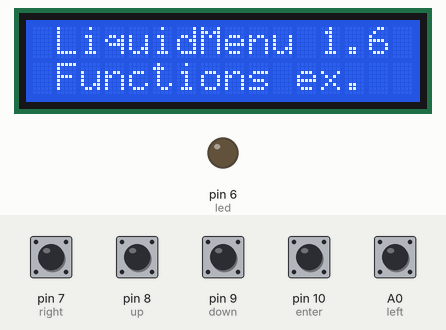
This sketch was run on a simulated Arduino Uno, built with avr-gcc and run on an emulated ATmega328P. On the bench: 16×2 character LCD, output pins drawn as LEDs (lit = HIGH). Inputs (shaded band) come from the test bench; at power-on: A0 (left), pin 7 (right), pin 8 (up), pin 9 (down), pin 10 (enter) HIGH.

Above: at 1.3 s.
1.4 s: pin 7 (right) pulled LOW for 0.15 s
At 2.6 s:
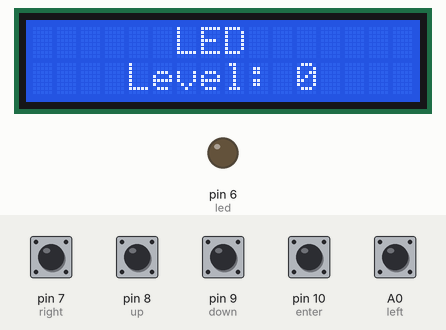
3.0 s: pin 10 (enter) pulled LOW for 0.15 s
At 4.0 s:
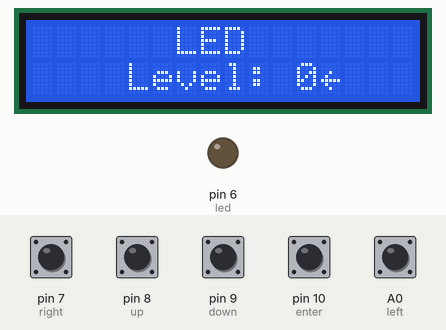
4.6 s: pin 7 (right) pulled LOW for 1 s
At 5.6 s:
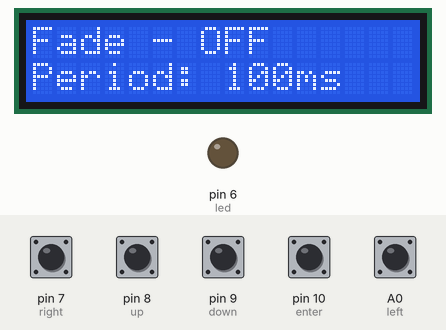
7.1 s: pin 10 (enter) pulled LOW for 1 s
At 7.6 s:
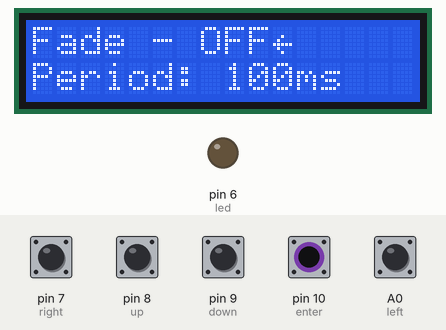
9.6 s: pin 8 (up) pulled LOW for 0.15 s
At 9.75 s:
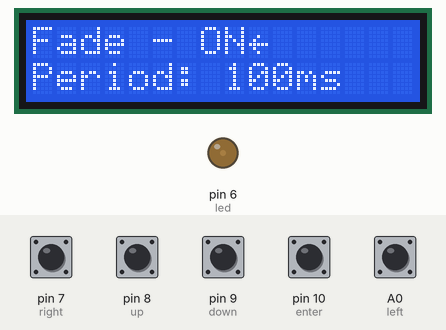
10.3 s: pin 7 (right) pulled LOW for 0.15 s
At 10.46 s:
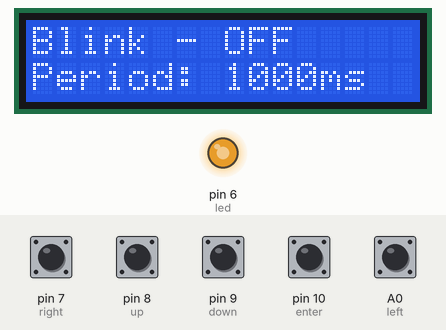
Timing chart, 0 to 12.0 s (numbered marks = the images above; inputs shaded):
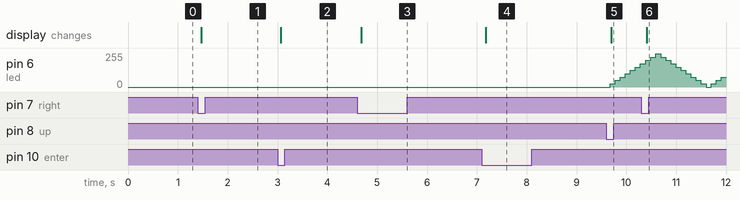

The sketch:

test_menu_Liquidmenu_library.ino
```cpp
// BOARD
// UNO

// PROTOCOL
// I2C

// LCD PINS
// VCC 5V
// GND GND
// SDA A4
// SCL A5

// LED PINS
// ANODO ANTES RES (ROJO,NARANJA,PURPURA,DORADO) PARA D6
// CATODO GND

// PUSH BUTTON UP
// CATODO GND
// ANODO A1

// PUSH BUTTON DOWN
// CATODO GND
// ANODO D7

// PUSH BUTTON LEFT
// CATODO GND
// ANODO D8

// PUSH BUTTON RIGHT
// CATODO GND
// ANODO D9

// PUSH BUTTON ENTER
// CATODO GND
// ANODO D10

#include <Wire.h>
// The I2C LCD library
#include <LiquidCrystal_I2C.h>
// The menu wrapper library
#include <LiquidMenu.h>
#include "Button.h"

// The I2C LCD object
LiquidCrystal_I2C lcd(0x27, 16, 2);

//const byte analogPin = A1;

// This variable can be passed to the LiquidMenu object to set the starting screen.
const byte startingScreen = 1;

// Button objects instantiation
/*
 * The Button class is not a part of the LiquidMenu library. The first
 * parameter is the button's pin, the second enables or disables the
 * internal pullup resistor (not required) and the third is the debounce
 * time (not required).
 */
const bool pullup = true;
Button left(A0, pullup);
Button right(7, pullup);
Button up(8, pullup);
Button down(9, pullup);
Button enter(10, pullup);

/*
 * An enumerator can be used for the callback functions. It sets the number
 * for similar functions. Later when a function is attached it can be passed
 * with this enum rather than a magic number.
 */
// There are two types of functions for this example, one that increases some
// value and one that decreases it.
enum FunctionTypes {
  increase = 1,
  decrease = 2,
};

// These are the pin definitions and variables for their PWM state.
const byte led = 6;
byte led_level = 0;

// Variables used for setting "preferences".
bool isFading = false;
char* isFading_text;
unsigned int fadePeriod = 100;
bool isBlinking = false;
char* isBlinking_text;
unsigned int blinkPeriod = 1000;

LiquidLine welcome_line1(1, 0, "LiquidMenu ", LIQUIDMENU_VERSION);
LiquidLine welcome_line2(1, 1, "Functions ex.");
LiquidScreen welcome_screen(welcome_line1, welcome_line2);

LiquidLine ledTitleLine(6, 0, "LED");
LiquidLine led_line(4, 1, "Level: ", led_level);
LiquidScreen led_screen(ledTitleLine, led_line);

LiquidLine fade_line(0, 0, "Fade - ", isFading_text);
LiquidLine fadePeriod_line(0, 1, "Period: ", fadePeriod, "ms");
LiquidScreen fade_screen(fade_line, fadePeriod_line);

LiquidLine blink_line(0, 0, "Blink - ", isBlinking_text);
LiquidLine blinkPeriod_line(0, 1, "Period: ", blinkPeriod, "ms");
LiquidScreen blink_screen(blink_line, blinkPeriod_line);

LiquidMenu menu(lcd, startingScreen);

// Callback functions
void increase_led_level() {
  if (led_level < 225) {
    led_level += 25;
  } else {
    led_level = 0;
  }
  analogWrite(led, led_level);
}

void decrease_led_level() {
  if (led_level > 25) {
    led_level -= 25;
  } else {
    led_level = 250;
  }
  analogWrite(led, led_level);
}

void fade_switch() {
  led_off();
  if (isFading == true) {
    isFading = false;
    isFading_text = (char*)"OFF";
  } else {
    isFading = true;
    isFading_text = (char*)"ON";
    isBlinking = false;
    isBlinking_text = (char*)"OFF";
  }
}

void increase_fadePeriod() {
  if (fadePeriod < 3000) {
    fadePeriod += 10;
  }
}

void decrease_fadePeriod() {
  if (fadePeriod > 10) {
    fadePeriod -= 10;
  }
}

void blink_switch() {
  led_off();
  if (isBlinking == true) {
    isBlinking = false;
    isBlinking_text = (char*)"OFF";
  } else {
    isBlinking = true;
    isBlinking_text = (char*)"ON";
    isFading = false;
    isFading_text = (char*)"OFF";
  }
}

void increase_blinkPeriod() {
  if (blinkPeriod < 3000) {
    blinkPeriod += 50;
  }
}

void decrease_blinkPeriod() {
  if (blinkPeriod > 50) {
    blinkPeriod -= 50;
  }
}

void led_off() {
  led_level = 0;
  analogWrite(led, led_level);
}

// Checks all the buttons.
void buttonsCheck() {
  if (right.check() == LOW) {
    menu.next_screen();
  }
  if (left.check() == LOW) {
    menu.previous_screen();
  }
  if (up.check() == LOW) {
    // Calls the function identified with
    // increase or 1 for the focused line.
    menu.call_function(increase);
  }
  if (down.check() == LOW) {
    menu.call_function(decrease);
  }
  if (enter.check() == LOW) {
    // Switches focus to the next line.
    menu.switch_focus();
  }
}

// The fading function.
void fade() {
  static bool goingUp = true;
  if (goingUp) {
    led_level += 25;
  } else {
    led_level -= 25;
  }
  if (led_level > 225) {
    goingUp = false;
    led_level = 250;
  }
  if (led_level < 25 && goingUp == false) {
    goingUp = true;
    led_level = 0;
  }
  analogWrite(led, led_level);
}

// The blinking function.
void blink() {
  static bool blinkState = LOW;
  if (blinkState == LOW) {
    blinkState = HIGH;
    led_level = 255;
  } else {
    blinkState = LOW;
    led_level = 0;
  }
  analogWrite(led, led_level);
}

void setup() {

  Serial.begin(250000);
  //pinMode(analogPin, INPUT);

  // This is the I2C LCD object initialization.

  lcd.begin();
  lcd.backlight();

  // Menu initialization.
  menu.init();

  Serial.begin(250000);

  pinMode(led, OUTPUT);

  // The increasing functions are attached with identification of 1.
  /*
   * This function can later be called by pressing the 'UP' button
   * when 'led_line' is focused. If some other line is focused it's
   * corresponding function will be called.
  */
  led_line.attach_function(increase, increase_led_level);
  // The decreasing functions are attached with identification of 2.
  led_line.attach_function(decrease, decrease_led_level);

  // Here the same function is attached with two different identifications.
  // It will be called on 'UP' or 'DOWN' button press.
  fade_line.attach_function(1, fade_switch);
  fade_line.attach_function(2, fade_switch);
  fadePeriod_line.attach_function(increase, increase_fadePeriod);
  fadePeriod_line.attach_function(decrease, decrease_fadePeriod);

  blink_line.attach_function(1, blink_switch);
  blink_line.attach_function(2, blink_switch);
  blinkPeriod_line.attach_function(increase, increase_blinkPeriod);
  blinkPeriod_line.attach_function(decrease, decrease_blinkPeriod);

  menu.add_screen(welcome_screen);
  menu.add_screen(led_screen);
  menu.add_screen(fade_screen);
  menu.add_screen(blink_screen);

  isFading_text = (char*)"OFF";
  isBlinking_text = (char*)"OFF";

  menu.update();
}

void loop() {
  buttonsCheck();

  static unsigned long lastMillis_blink = 0;
  if ((isFading == true) && ((millis() - lastMillis_blink) > fadePeriod)) {
    lastMillis_blink = millis();
    fade();
    menu.update();
  }

  static unsigned long lastMillis_fade = 0;
  if ((isBlinking == true) && ((millis() - lastMillis_fade) > blinkPeriod)) {
    lastMillis_fade = millis();
    blink();
    menu.update();
  }

}
```

Button.h
```cpp
#pragma once

class Button {
public:
	Button (uint8_t pin, bool pullup = false, uint16_t debounceDelay = 50)
		: _pin(pin), _state(LOW), _lastState(LOW),
		  _lastMillis(0), _debounceDelay(debounceDelay),
		  _lastDebounceTime(0) {
		if (pullup == true) {
			pinMode(_pin, INPUT_PULLUP);
		} else {
			pinMode(_pin, INPUT);
		}
	}

	// Debounces the button and returns the state if it was just changed.
	bool check(bool triggerState = LOW) {
		bool reading = digitalRead(_pin);
		// Checks if the buttons has changed state
		if (reading != _lastState) {
			_lastDebounceTime = millis();
		}
		// Checks if the buttons hasn't changed state for '_debounceDelay' milliseconds.
		if ((millis() - _lastDebounceTime) > _debounceDelay) {
			// Checks if the buttons has changed state
			if (reading != _state) {
				_state = reading;
				return _state;
			}
		}
		_lastState = reading;
		// If this code is reached, it returns the normal state of the button.
		if (triggerState == HIGH) {
			return LOW;
		} else {
			return HIGH;
		}
	}

private:
	const uint8_t _pin;
	bool _state;
	bool _lastState;
	uint32_t _lastMillis;
	uint16_t _debounceDelay;
	uint32_t _lastDebounceTime;
};
```

Measured:
- after the input at 1.4 s, the display: changes after 0.07 s (image 1)
- after the input at 3.0 s, the display: changes after 0.07 s (image 2)
- after the input at 4.6 s, the display: changes after 0.08 s (image 3)
- after the input at 7.1 s, the display: changes after 0.08 s (image 4)
- after the input at 9.6 s, pin 6 (led): moves from 0/255 to 175/255 over 0.61 s, starting after 0.08 s; the display: changes after 0.10 s (image 5)
- after the input at 10.3 s, the display: changes after 0.11 s (image 6)
